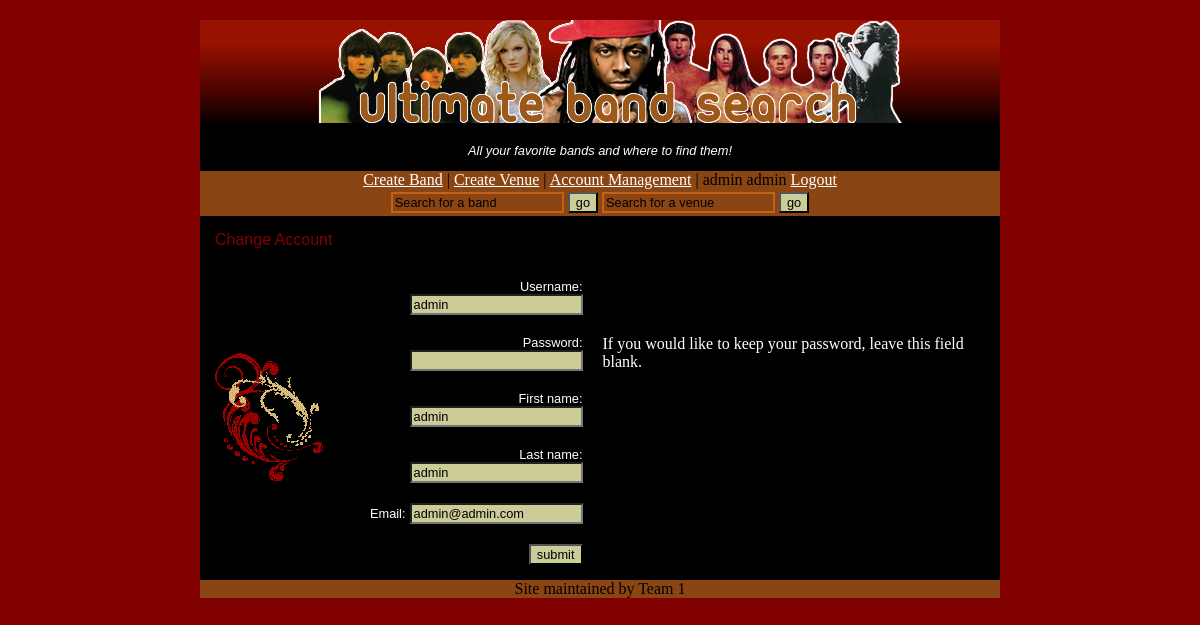
The app's page /changeaccount.php (signed in) with its own data.
### tables this page shows
CREATE TABLE IF NOT EXISTS `accounts` (`userid` smallint(6) NOT NULL AUTO_INCREMENT, `username` varchar(50) NOT NULL, `password` varchar(40) NOT NULL, `firstname` varchar(50) NOT NULL, `lastname` varchar(50) NOT NULL, `email` varchar(50) NOT NULL, PRIMARY KEY (`userid`));

### changeaccount.php (the view, shortened to what this page needs)
<?php
include "dbconnect.php";
?>
<!DOCTYPE html PUBLIC "-//W3C//DTD XHTML 1.0 Transitional//EN"
  "http://www.w3.org/TR/xhtml1/DTD/xhtml1-transitional.dtd">
<html xmlns="http://www.w3.org/1999/xhtml" xml:lang="en" lang="en">
<head>
<link rel="stylesheet" type="text/css" href="style.css" />
</head>
<body>
<div id="wrap">
    <?php
	if(isset($_SESSION['userid'])){
			include("headerUser.php");
		} else {
			include("headerGuest.html");
		}
		$userid=$_SESSION['userid'];
		$query="SELECT * FROM accounts where userid='$userid'";
		$result=mysqli_query($db, $query);
		$row = mysqli_fetch_array($result);
		$username=$row['username'];
		$firstname=$row['firstname'];
		$lastname=$row['lastname'];
		$email=$row['email'];
	?>
	<div id="main">
	<?php if (!isset($_POST['submit'])) {
?>
<table cellpadding="5" cellspacing="10">
<tr><td colspan="2">
		<tableHeader>Change Account</tableheader>
		</td></tr>
		<tr>
		<th rowspan="7"><img src="images/redDesign.gif"></th>
		</tr>
<form method="post" action="<?php echo $PHP_SELF;?>">
<tr>
	<td align="right">
		<label for="username">Username:</label>
		<input type="text" id="username" name="username" value="<?php echo "$username"; ?>" /><br />
	</td>
</tr>
<tr>
	<td align="right">
		<label for="password">Password:</label>
		<input type="password" id="password" name="password"/>
		<br />
	</td>
	<td>
	If you would like to keep your password, leave this field blank.
	</td>
</tr>
<tr>
	<td align="right">
		<label for="firstname">First name:</label>
		<input type="text" id="firstname" name="firstname" value="<?php echo "$firstname"; ?>"/><br />
	</td>
</tr>
<tr>
	<td align="right">
		<label for="lastname">Last name:</label>
		<input type="text" id="lastname" name="lastname" value="<?php echo "$lastname"; ?>"/><br />
	</td>
</tr>
<tr>
	<td align="right">
		<label for="email">Email:</label>
		<input type="text" id="email" name="email" value="<?php echo "$email"; ?>"/><br />
	</td>
</tr>
<tr>
	<td align="right">
		<input type="submit" value="submit" name="submit">
		</form>
</table>
<?php }
?>
	</div>
</div>
</body>
</html>

### style.css (style rules this page uses)
body { padding: 0; margin: 0; background: #800000; color: #000; }
#wrap { width: 800px; margin: 0 auto; background: #000000; }
#main { float: left; width: 800px; text-align: left; background-color: #000000; color: #ffffff; }
#footer { clear: both; background: #8b4513; margin-bottom: 10px; text-align: center; }
tableHeader { color: #800000; background-color: transparent; font-family: "Gill Sans Ultra Bold", "Lucinda Grande", Sans-Serif; }
label { color: #ffffff; background-color: transparent; font-family: "Lucida Sans Unicode", "Lucida Grande", Sans-Serif; font-size: 0.8em; }
input { color: #000000; background-color: #CCCC99; font-family: "Lucida Sans Unicode", "Lucida Grande", Sans-Serif; font-size: 0.8em; }

### records on screen
accounts: username "admin", firstname "admin", lastname "admin", email "admin@admin.com"

### other values on screen
$_SESSION['username'] "admin admin"
